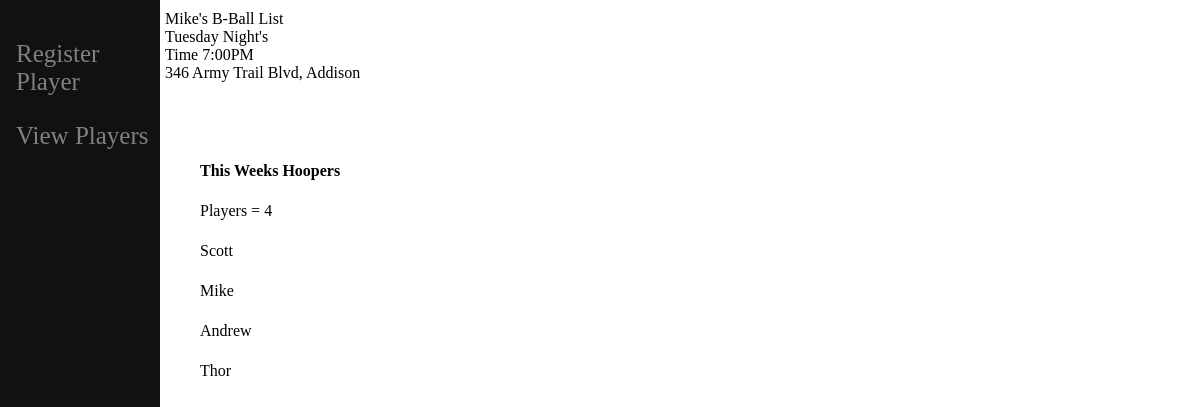
Before: / with the older database file.
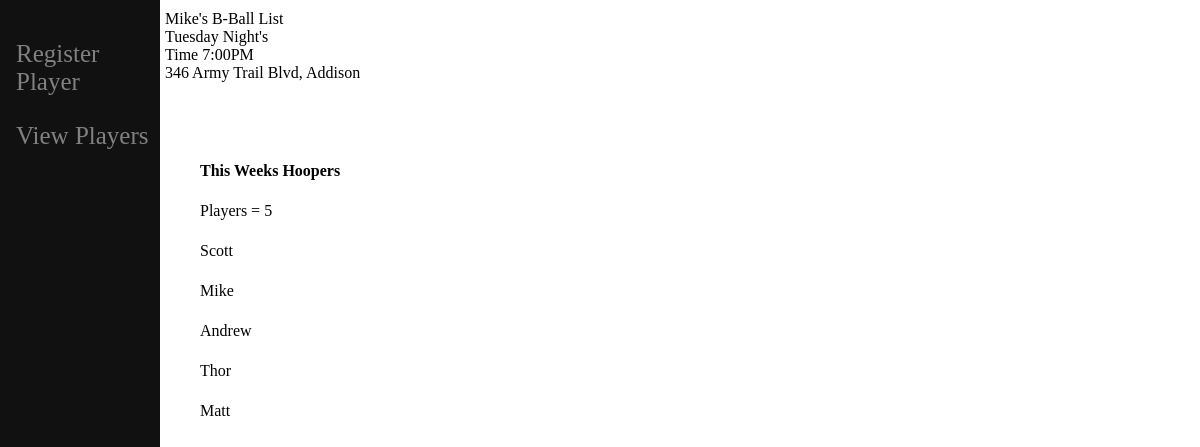
After: the same page with the newer database file.
### b_ball/models.py (models this page shows, shortened)
class Player(models.Model):
    player_name = models.CharField(max_length=30)

### b_ball/views.py (the view)
# urls.py: path('', views.home, name='home'),
def home(request):
    players = Player.objects.all()
    number_of_players = Player.objects.all()
    count = len(number_of_players)
    return render(request, 'home.html', {'players': players,'count':count,})

### b_ball/templates/home.html
{% extends 'base.html' %}
{% block content %}
<html>
        <body>
                <div>
                <table>
                        <tr>
                                <th style="padding:10px;">This Weeks Hoopers</th>
                        </tr>
                        <tr>
                                <td style = "padding:10px;">Players = {{count}}</td>
                        </tr>
                                {% for p in players %}
                        <tr>
                                <td style="padding:10px;">{{p.player_name}}</td>
                        </tr>
                                {% endfor %}
                </table>
                </div>
        </body>
</html>
{% endblock %}

### b_ball/templates/base.html (shortened to what this page needs)
{% load static %}
<!DOCTYPE html>
<html>
<head>
 </head>
 <body>
    <div class = "content">
        {% block content %}
        {% endblock %}
    </div>
    <div class = "sidenav">
        <a href = '/register_player/'>Register Player</a>
        <a href = '/'>View Players</a>
    </div>
    <div class = "logo">
        <a> Mike's B-Ball List </a><br>
        <a> Tuesday Night's</a><br>
        <a>     Time 7:00PM     </a><br>
        <a> 346 Army Trail Blvd, Addison</a>
    </div>
</body>
</html>

### b_ball/templates/base.html (style rules this page uses)
.sidenav { height:100%; width:160px; position:fixed; z-index:1; top:0; Left:0; background-color:#111; overflow-x:hidden; padding-top:20px; }
.sidenav a { padding: 20px 8px 6px 16px; text-decoration:none; font-size:25px; color: #818181; display:block; }
.logo { top:10px; position:fixed; Left:165px; z-index: 1; height:20%; width: 100%; }
.content { margin-top:150px; margin-left:180px; }

Changed rows visible on the page:
added Player: player_name "Matt"
Other visible differences:
{{ count }}: "4" → "5"
